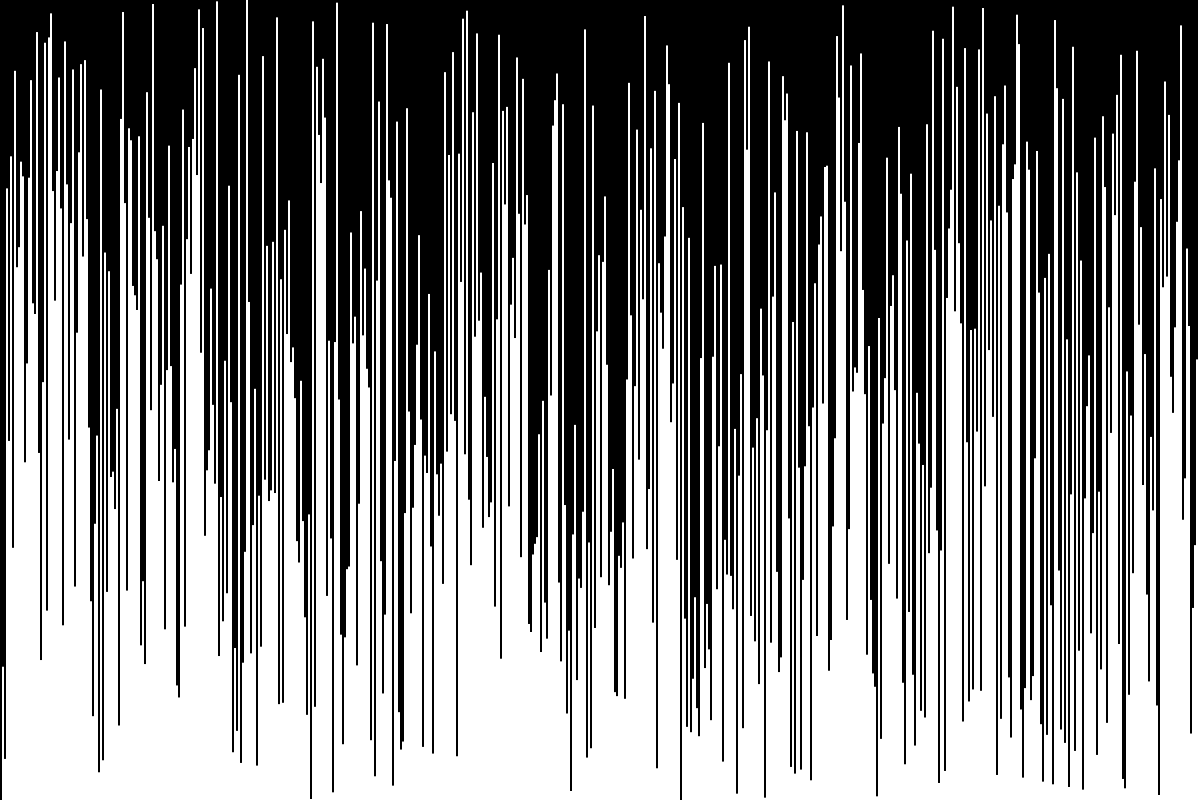
Frame 1 (no input)
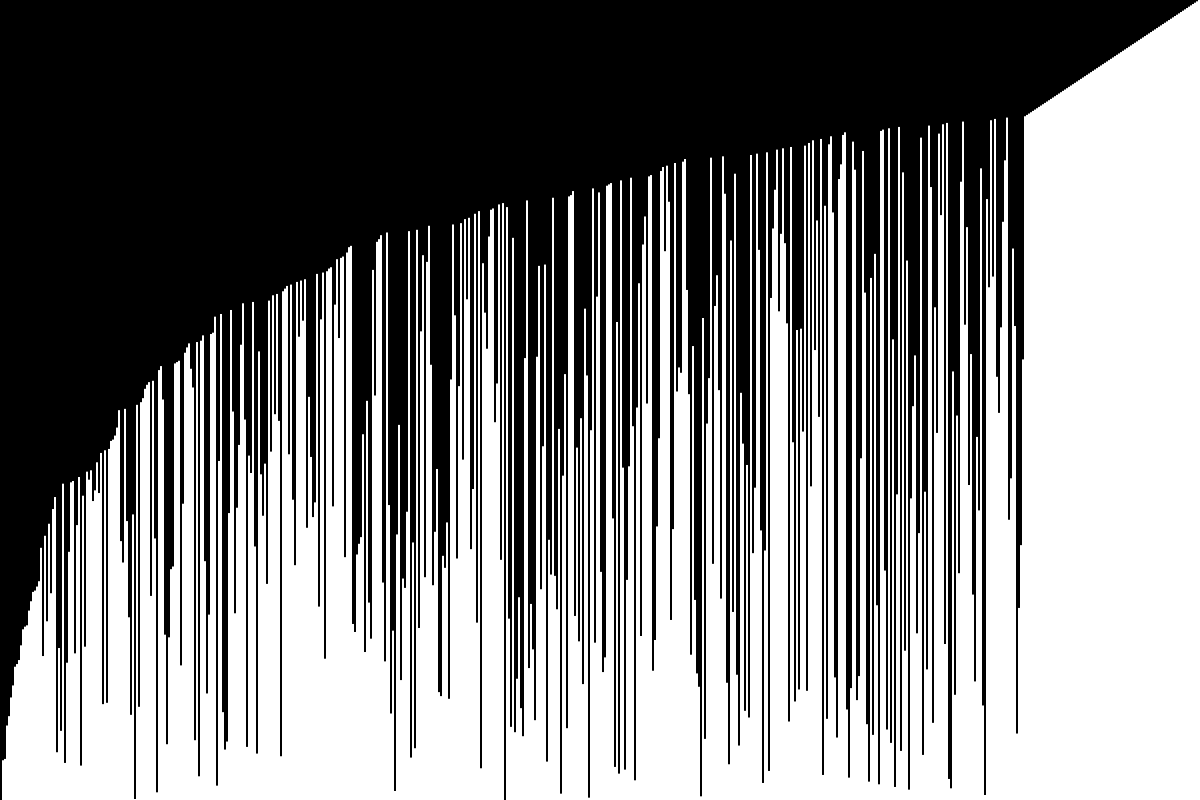
Frame 60 (the mouse pressed at the canvas centre just before this capture)
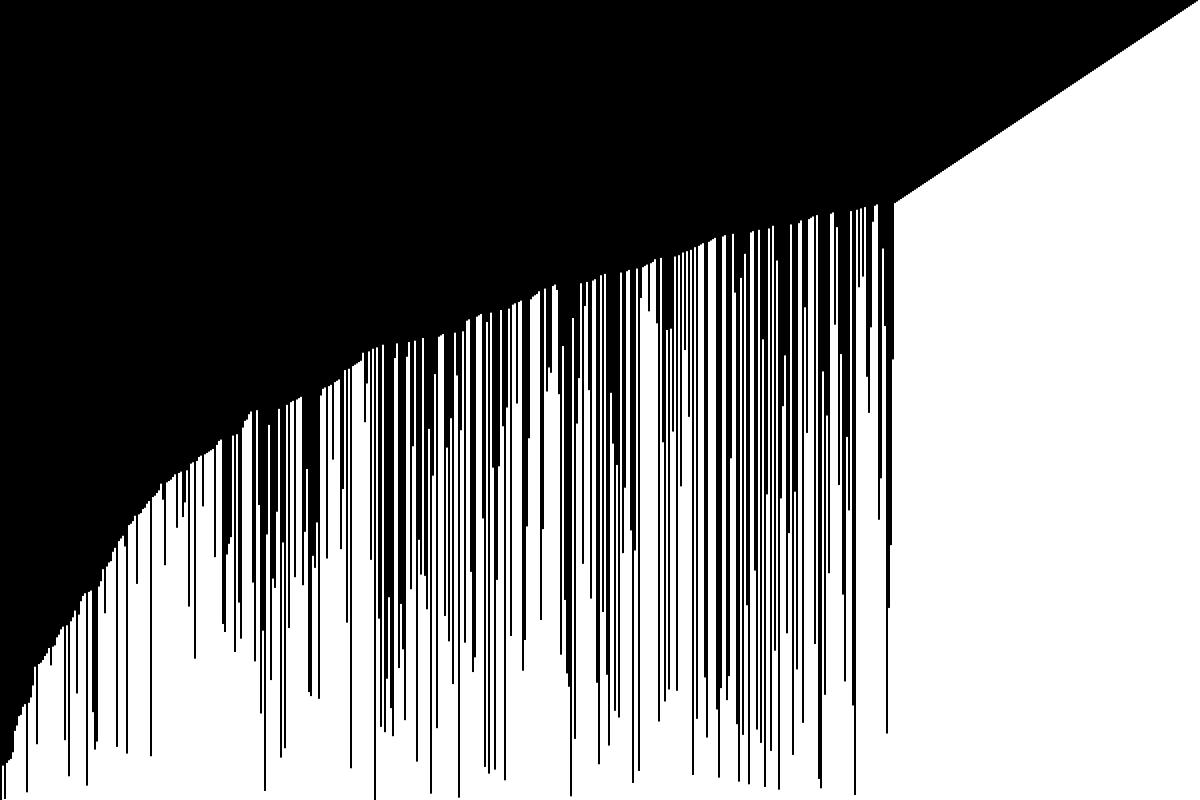
Frame 120 (the mouse held since frame 60 and released just before this capture)

The Processing sketch that drew these frames (run headless with seeded random() and noise(); from frame 60 on, the mouse is pressed at the canvas centre):

// Processing sketch: BubbleSort
// ── BubbleSort.pde
/*
* This processing sketch demonstrates and visualizes BubbleSort
* BubbleSort is a sorting algorithm that goes through all elements in a list and if an elemnt is smaller than the one behind it the two get swapped, this process is continued untill all of the elements are sorted
*
* Source:https://en.wikipedia.org/wiki/Bubble_sort
*
* Made by Garrett Burroughs 3/1/17
*/


//-----GLOBAL VARIABLES----//
int[] items; //The array in which all of the elements to be sorted are stored
int scl; //A dynamic variable that determines the vertical width of the elements in the visualization
boolean sorted = false; //Keeps tack of weather or not the list is sorted
int delay; //delay in ms for each item to be sorted
int fps = 60; //A variable to set the frames per second and set the delay for the sorting so that an element is swapped(sorted) every frame.
int size = 600; // this variable controls the number of elements to be sorted

//Code to be run one time at the begging of the sketch
void setup(){
  size(1200, 800);
  items = new int[size];
  scl = width / items.length;
  for(int i = 1; i < items.length; i++){
    items[i] = items.length - i;
  }
  shuffle(items);
  delay = 1000/fps;
  frameRate(fps);
  thread("sort"); //starting the sorting algorithm

}


//Animation loop: code to be run repeatedly for animation
void draw(){
  noStroke();
  background(0);
  if(isSorted(items)){
    fill(0, 255, 0);
  }else{
    fill(255);
  }
  for(int i = 1; i < items.length; i++){
    float itemHeight = map(items[i], 1, items.length - 1, 1, height); //scales the height to the top of the screen
    rect((i) * scl, height - itemHeight, scl, itemHeight); // draws all of the elements
  }
}


void sort(){
  boolean sorted = false;

  //Variables needed for the sorting algorithm


  while(!sorted){
    //Sorting Code Goes Here
    for(int i = 0; i < items.length - 1; i++){
      if(items[i] > items[i + 1]){
        swap(items, i, i + 1);
      }
    }

    sorted = isSorted(items);
    delay(delay);
  }
}

//Extra methods commonly used in sorting algorithms


//waits a certain number of milliseconds
void delay(int delay){
  int mill = millis();
  while(millis() < mill + delay){};
}


//swaps elements a and b of an integer array
void swap(int[] array, int a, int b){
  int temp = array[a];
  array[a] = array[b];
  array[b] = temp;
}


//retruns true if the array is sorted
boolean isSorted(int[] array){
  for(int i = 0; i < items.length - 1; i++){
    if(items[i] > items[i + 1]){
      return false;
    }
  }
  return true;
}


//Randomly shuffles all elements of an array
void shuffle(int[] array){
  for(int i = 0; i < array.length; i++){
    swap(array, i, floor(random(array.length - 1)));
  }
}
